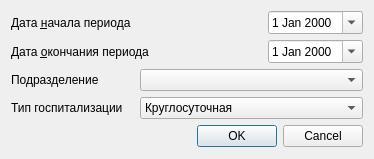
<?xml version="1.0" encoding="UTF-8"?>
<ui version="4.0">
 <class>ReportHospitalBegs</class>
 <widget class="QDialog" name="ReportHospitalBegs">
  <property name="geometry">
   <rect>
    <x>0</x>
    <y>0</y>
    <width>374</width>
    <height>159</height>
   </rect>
  </property>
  <property name="contextMenuPolicy">
   <enum>Qt::NoContextMenu</enum>
  </property>
  <property name="windowTitle">
   <string>Dialog</string>
  </property>
  <layout class="QGridLayout" name="gridLayout">
   <item row="2" column="0" colspan="2">
    <widget class="QLabel" name="lblEndDate">
     <property name="text">
      <string>Дата &amp;окончания периода</string>
     </property>
     <property name="buddy">
      <cstring>edtEndDate</cstring>
     </property>
    </widget>
   </item>
   <item row="5" column="1" colspan="2">
    <widget class="QDialogButtonBox" name="buttonBox">
     <property name="sizePolicy">
      <sizepolicy hsizetype="Expanding" vsizetype="Fixed">
       <horstretch>0</horstretch>
       <verstretch>0</verstretch>
      </sizepolicy>
     </property>
     <property name="orientation">
      <enum>Qt::Horizontal</enum>
     </property>
     <property name="standardButtons">
      <set>QDialogButtonBox::Cancel|QDialogButtonBox::Ok</set>
     </property>
    </widget>
   </item>
   <item row="0" column="0" colspan="2">
    <widget class="QLabel" name="lblBegDate">
     <property name="text">
      <string>Дата &amp;начала периода</string>
     </property>
     <property name="buddy">
      <cstring>edtBegDate</cstring>
     </property>
    </widget>
   </item>
   <item row="0" column="2">
    <widget class="CDateEdit" name="edtBegDate">
     <property name="sizePolicy">
      <sizepolicy hsizetype="Maximum" vsizetype="Fixed">
       <horstretch>0</horstretch>
       <verstretch>0</verstretch>
      </sizepolicy>
     </property>
     <property name="calendarPopup">
      <bool>true</bool>
     </property>
    </widget>
   </item>
   <item row="2" column="2">
    <widget class="CDateEdit" name="edtEndDate">
     <property name="sizePolicy">
      <sizepolicy hsizetype="Maximum" vsizetype="Fixed">
       <horstretch>0</horstretch>
       <verstretch>0</verstretch>
      </sizepolicy>
     </property>
     <property name="calendarPopup">
      <bool>true</bool>
     </property>
    </widget>
   </item>
   <item row="3" column="0">
    <widget class="QLabel" name="label">
     <property name="text">
      <string>Подразделение</string>
     </property>
    </widget>
   </item>
   <item row="3" column="1" colspan="2">
    <widget class="COrgStructureComboBox" name="cmbOrgStructure"/>
   </item>
   <item row="4" column="0">
    <widget class="QLabel" name="label_2">
     <property name="text">
      <string>Тип госпитализации</string>
     </property>
    </widget>
   </item>
   <item row="4" column="1" colspan="2">
    <widget class="QComboBox" name="cmbTypeHospitalization">
     <item>
      <property name="text">
       <string>Круглосуточная</string>
      </property>
     </item>
     <item>
      <property name="text">
       <string>Дневной стационар</string>
      </property>
     </item>
    </widget>
   </item>
  </layout>
 </widget>
 <customwidgets>
  <customwidget>
   <class>CDateEdit</class>
   <extends>QDateEdit</extends>
   <header>library/DateEdit.h</header>
  </customwidget>
  <customwidget>
   <class>COrgStructureComboBox</class>
   <extends>QComboBox</extends>
   <header>Orgs/OrgStructComboBoxes</header>
  </customwidget>
 </customwidgets>
 <tabstops>
  <tabstop>edtBegDate</tabstop>
  <tabstop>edtEndDate</tabstop>
 </tabstops>
 <resources/>
 <connections>
  <connection>
   <sender>buttonBox</sender>
   <signal>accepted()</signal>
   <receiver>ReportHospitalBegs</receiver>
   <slot>accept()</slot>
   <hints>
    <hint type="sourcelabel">
     <x>640</x>
     <y>534</y>
    </hint>
    <hint type="destinationlabel">
     <x>157</x>
     <y>255</y>
    </hint>
   </hints>
  </connection>
  <connection>
   <sender>buttonBox</sender>
   <signal>rejected()</signal>
   <receiver>ReportHospitalBegs</receiver>
   <slot>reject()</slot>
   <hints>
    <hint type="sourcelabel">
     <x>640</x>
     <y>534</y>
    </hint>
    <hint type="destinationlabel">
     <x>286</x>
     <y>255</y>
    </hint>
   </hints>
  </connection>
 </connections>
</ui>
